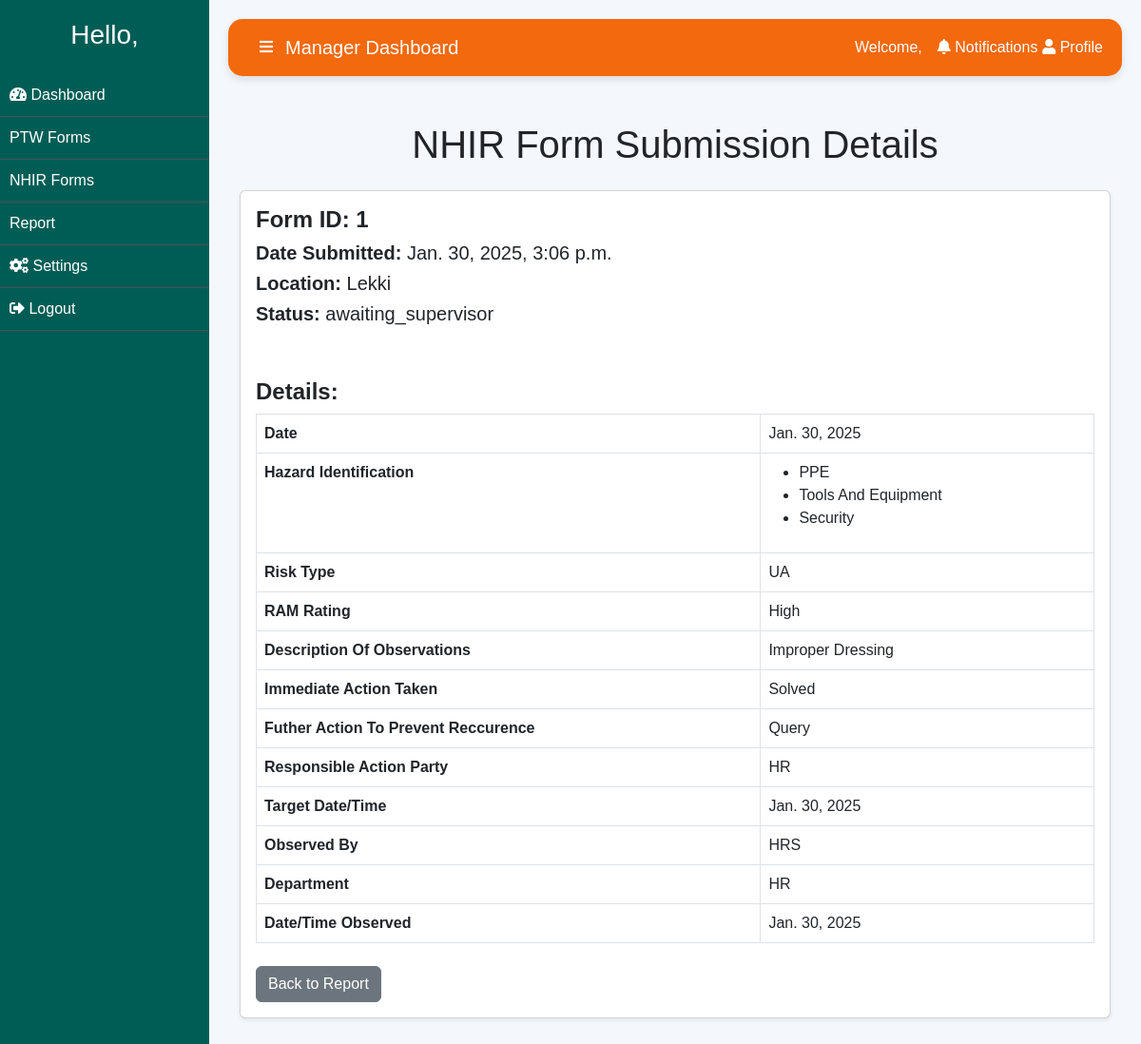
Before: /view_nhis_form/1/ (signed in) with the older database file.
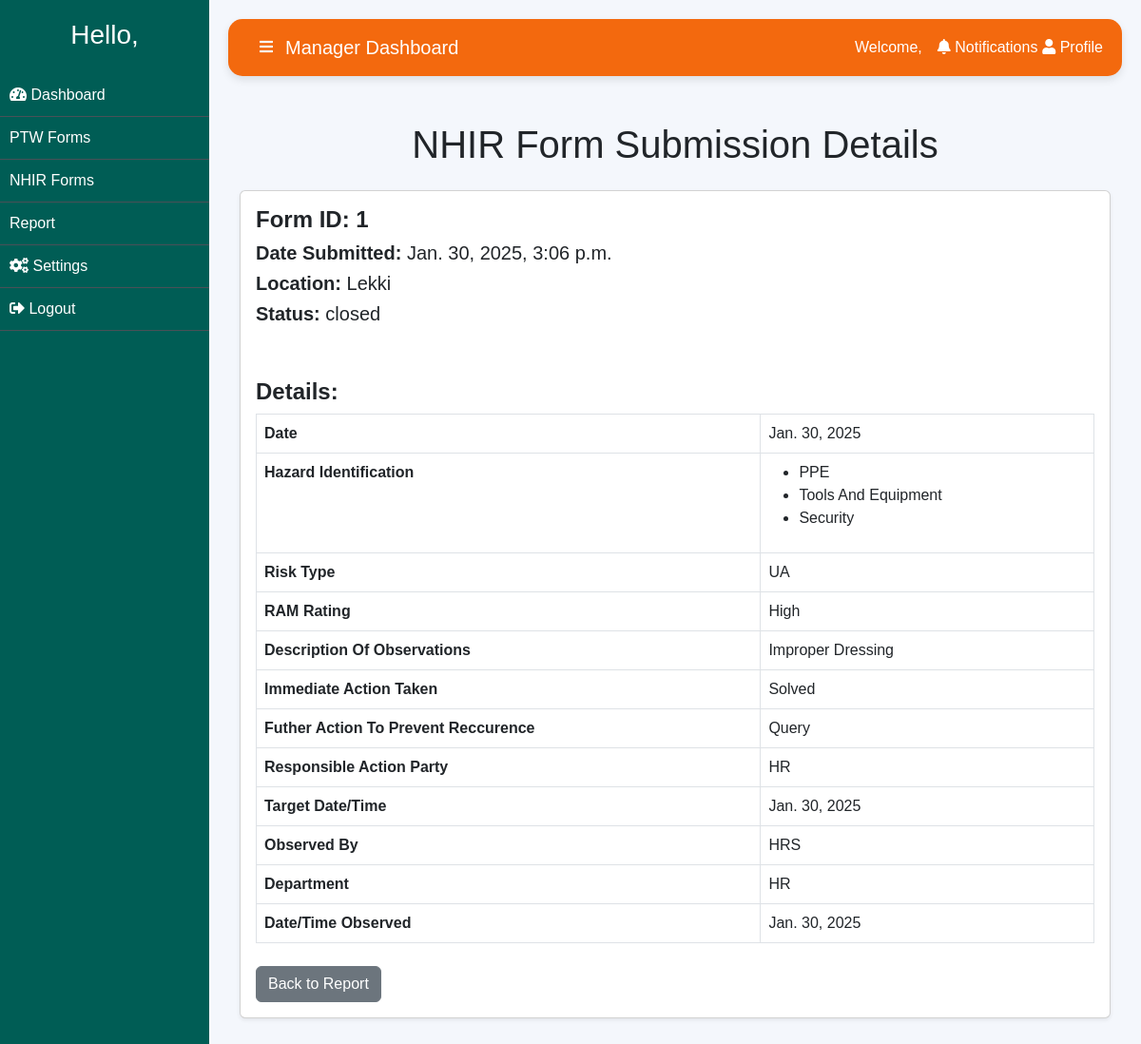
After: the same page with the newer database file.
### app/models.py (models this page shows, shortened)
class NHISForm(models.Model):
    user = models.ForeignKey(User, null=True, on_delete=models.CASCADE)
    date_submitted = models.DateTimeField(auto_now_add=True, null=True)
    location = models.CharField(max_length=100)
    date = models.DateField(null=True)
    question = models.CharField(max_length=7, choices=[('option1', 'Option 1'), ('option2', 'Option 2')], null=True)
    hazard = models.ManyToManyField(Hazards, blank=True)
    risk_type = models.CharField(max_length=255, choices=[
        ('UA', 'UA (Unsafe Act)'),
        ('UC', 'UC (Unsafe Condition)'),
        ('NM', 'NM (Near Miss)'),
    ], blank=True, null=True)
    ram_rating = models.CharField(max_length=255, choices=[
        ('High', 'High'),
        ('Medium', 'Medium'),
        ('Low', 'Low'),
    ], blank=True, null=True)
    observation = models.TextField(blank=True)
    action_taken = models.TextField(blank=True)
    preventive_action = models.TextField(blank=True)
    responsible_party = models.CharField(max_length=255, null=True)
    target_date = models.DateField(null=True)
    observed_by = models.CharField(max_length=255, null=True)
    dept = models.CharField(max_length=255, null=True)
    observed_date = models.DateField(null=True)
    status = models.CharField(
        max_length=20,
        choices=[
            ('awaiting_supervisor', 'Awaiting Supervisor Approval'),
            ('awaiting_manager', 'Awaiting Manager Approval'),
            ('closed', 'Closed'),
            ('denied', 'Denied'),
        ],
        default='awaiting_supervisor',
    )

class Hazards(models.Model):
    name = models.CharField(max_length=255)
    def __str__(self):
        return self.name

### app/views.py (the view)
# urls.py: path('view_nhis_form/<int:pk>/', views.view_nhis_form, name='view_nhis_form'),
@login_required(login_url='login')
def view_nhis_form(request, pk):
    submission = get_object_or_404(NHISForm, pk=pk)
    return render(request, 'view_nhis_form.html', {'submission': submission})

### app/templates/view_nhis_form.html (shortened to what this page needs)
{% extends 'base.html' %}
{% block content %}
<div class="container mt-5">
    <h1 class="text-center mb-4">NHIR Form Submission Details</h1>
<div class="card shadow-sm">
    <div class="card-body">
        <h4><strong>Form ID:  {{ submission.id }} </strong></h4>
        <h5><strong>Date Submitted:</strong> {{ submission.date_submitted }}</h5>
        <h5><strong>Location:</strong> {{ submission.location }}</h5>
        <h5><strong>Status:</strong> {{ submission.status }}</h5>
        <br><br>
        <h4><strong>Details:</strong></h4>
        <table class="table table-bordered">
            <tbody>
                <tr>
                    <th>Date</th>
                    <td>{{ submission.date }}</td>
                </tr>
                <tr>
                    <th>Hazard Identification</th>
                    <td>
                        <ul>
                            {%  for item in submission.hazard.all %}
                                <li>{{ item }}</li>
                            {% endfor %}
                        </ul>
                    </td>
                </tr>
                <tr>
                    <th>Risk Type</th>
                    <td>{{ submission.risk_type }}</td>
                </tr>
                <tr>
                    <th>RAM Rating</th>
                    <td>{{ submission.ram_rating }}</td>
                </tr>
                <tr>
                    <th>Description Of Observations</th>
                    <td>{{ submission.observation }}</td>
                </tr>
                <tr>
                    <th>Immediate Action Taken</th>
                    <td>{{ submission.action_taken }}</td>
                </tr>
                <tr>
                    <th>Futher Action To Prevent Reccurence</th>
                    <td>{{ submission.preventive_action }}</td>
                </tr>
                <tr>
                    <th>Responsible Action Party</th>
                    <td>{{ submission.responsible_party }}</td>
                </tr>
                <tr>
                    <th>Target Date/Time</th>
                    <td>{{ submission.target_date }}</td>
                </tr>
                <tr>
                    <th>Observed By</th>
                    <td>{{ submission.observed_by }}</td>
                </tr>
                <tr>
                    <th>Department</th>
                    <td>{{ submission.dept }}</td>
                </tr>
                <tr>
                    <th>Date/Time Observed</th>
                    <td>{{ submission.observed_date }}</td>
                </tr>
            </tbody>
        </table>
        <div class="mt-4">
            <a href="{% url 'nhis_list' %}" class="btn btn-secondary">Back to Report</a>
        </div>
    </div>
</div>
</div>
{% endblock content %}

### app/templates/base.html (shortened to what this page needs)
<!DOCTYPE html>
<html lang="en">
<head>
    <link href="https://cdn.jsdelivr.net/npm/bootstrap@5.3.0-alpha1/dist/css/bootstrap.min.css" rel="stylesheet">
    <link rel="stylesheet" href="https://cdnjs.cloudflare.com/ajax/libs/font-awesome/5.15.3/css/all.min.css">
    <link href="https://cdn.jsdelivr.net/npm/aos@2.3.4/dist/aos.css" rel="stylesheet">
</head>
<body>
    <div class="sidebar" id="sidebar">
        <div class="text-center text-white mb-4">
            <h3>Hello, {{request.user.first_name}}</h3>
        </div>
        {% if is_staff or is_vendor %}
            <a href="{% url 'client' %}" ><i class="fas fa-tachometer-alt"></i> Dashboard</a>
            <a href="{% url 'create_form' %}"><i class="fas fa-form"></i> Create PTW Form</a>
            <a href="{% url 'create_nhis' %}"><i class="fas fa-form"></i> Create NHIR Form</a>
            <a href="{% url 'form_list' %}"><i class="fas fa-form"></i>PTW Forms</a>
            <a href="{% url 'nhis_list' %}"><i class="fas fa-form"></i>NHIR Forms</a>
            <a href="#"><i class="fas fa-cogs"></i> Settings</a>
            <a href="{% url 'logout' %}"><i class="fas fa-sign-out-alt"></i> Logout</a>
        {% else %}
            {% if is_supervisor %}
            <a href="{% url 'supervisor' %}" ><i class="fas fa-tachometer-alt"></i> Dashboard</a>
            {% else %}
            <a href="{% url 'manager' %}" ><i class="fas fa-tachometer-alt"></i> Dashboard</a>
            {% endif %}
            <a href="{% url 'form_list' %}">PTW Forms</a>
            <a href="{% url 'nhis_list' %}">NHIR Forms</a>
            <a href="{% url 'form_report' %}">Report</a>
            <a href="#"><i class="fas fa-cogs"></i> Settings</a>
            <a href="{% url 'logout' %}"><i class="fas fa-sign-out-alt"></i> Logout</a>
        {% endif %}
    </div>
    <div class="content" id="content">
        <nav class="top-navbar navbar navbar-expand-lg d-flex justify-content-between mb-5">
            <button class="btn text-light" id="toggleSidebar">
                <i class="fas fa-bars"></i>
            </button>
            {% if is_staff or is_vendor  %}
                <a class="navbar-brand" href="{% url 'client' %}">Dashboard</a>
            {% elif is_supervisor %}
                <a class="navbar-brand" href="{% url 'supervisor' %}">Supervisor Dashboard</a>
            {% else %}
                <a class="navbar-brand" href="{% url 'manager' %}">Manager Dashboard</a>
            {% endif %}
            <div class="d-flex align-items-center ms-auto">
                <span class="user-name me-3">Welcome, {{request.user.first_name}} {{request.user.last_name}}</span>
                <a class="nav-link" href="#" style="padding-right: 0.3rem;"><i class="fas fa-bell"></i> Notifications</a>
                <a class="nav-link" href="#"><i class="fas fa-user"></i> Profile</a>
            </div>
        </nav>
        {% block content%}
		{% endblock %}
</body>
</html>

### app/templates/base.html (style rules this page uses)
body { font-family: Arial, sans-serif; background-color: #f4f7fc; }
.sidebar { background-color: #005d55; min-height: 100vh; padding-top: 20px; transition: width 0.3s; width: 220px; position: fixed; top: 0; bottom: 0; }
.sidebar a { color: white; text-decoration: none; padding: 10px; display: block; border-bottom: 1px solid #495057; }
.content { margin-left: 220px; padding: 20px; transition: margin-left 0.3s ease; }
.top-navbar { background-color:rgb(243, 105, 14); color: white; padding: 10px 20px; border-radius: 15px; box-shadow: 0 4px 8px rgba(0, 0, 0, 0.1); transition: background-color 0.3s ease; }
.top-navbar .navbar-brand { color: white; }
.top-navbar .nav-link { color: white; }
.top-navbar .user-name { color: white; font-size: 1rem; }
.card { margin-bottom: 20px; box-shadow: 0px 4px 6px rgba(0, 0, 0, 0.1); transition: transform 0.3s ease, box-shadow 0.3s ease; }
.card-body h5 { font-size: 1.25rem; }

Changed rows visible on the page:
changed NHISForm "Lekki": status "awaiting_supervisor" → "closed"
